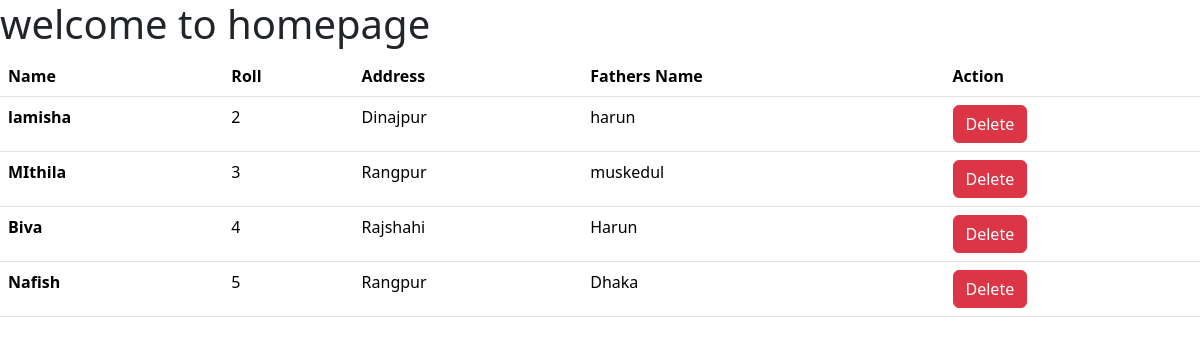
The page / on the database its author committed.
### first_app/models.py (models this page shows)
class Student(models.Model):
    name = models.CharField(max_length=100)
    roll=models.IntegerField(primary_key=True)
    address=models.TextField()
    fathers_name=models.TextField(default='Rahim')
    def __str__(self):
        return f"Roll :{self.name}-{self.roll}"

### first_app/views.py (the view)
# urls.py: path('',views.home,name="homepage"),
def home(request):
    student=models.Student.objects.all()
    print(student)
    return render(request, 'home.html',{'data':student})

### first_app/templates/home.html (shortened to what this page needs)
<!DOCTYPE html>
<html lang="en">
<head>
   <link href="https://cdn.jsdelivr.net/npm/bootstrap@5.3.3/dist/css/bootstrap.min.css" rel="stylesheet">
</head>
<body>
    <h1>welcome to homepage</h1>
    {%if data%}
    <table class="table">
        <thead>
          <tr>
            <th scope="col">Name</th>
            <th scope="col">Roll</th>
            <th scope="col">Address</th>
            <th scope="col">Fathers Name</th>
            <th scope="col">Action</th>
          </tr>
        </thead>
        <tbody>
        {% for i in data%}
          <tr>
            <th scope="row">{{i.name}}</th>
            <td>{{i.roll}}</td>
            <td>{{i.address}}</td>
            <td>{{i.fathers_name}}</td>
            <td><a href="{% url 'delete_student' i.roll %}" class="btn btn-danger">Delete</a></td>
          </tr>
          {%endfor%}
        </tbody>
      </table>
      {%else%}
      <h2>No data to show</h2>
      {%endif%}
</body>
</html>

### rows shown on the page
Student: name "lamisha", roll "2", address "Dinajpur", fathers_name "harun"
Student: name "MIthila", roll "3", address "Rangpur", fathers_name "muskedul"
Student: name "Biva", roll "4", address "Rajshahi", fathers_name "Harun"
Student: name "Nafish", roll "5", address "Rangpur", fathers_name "Dhaka"
